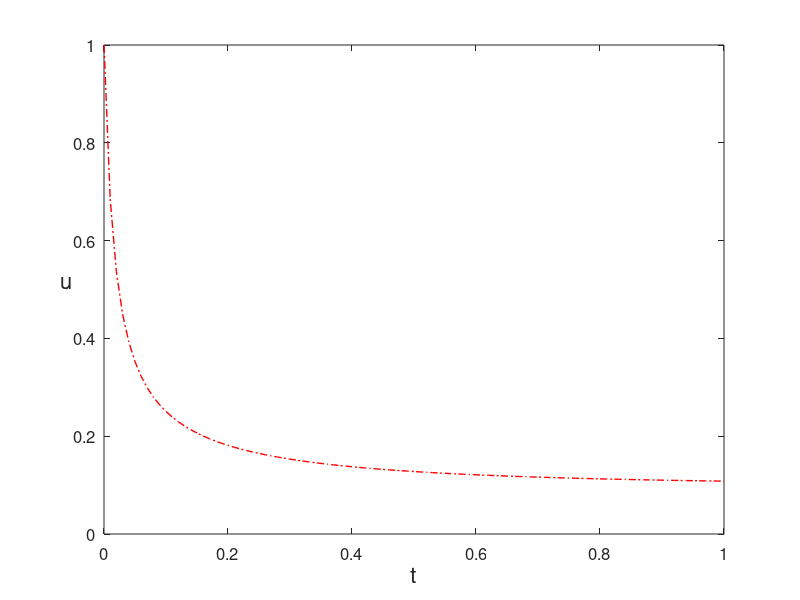

MATLAB code to generate this figure:
% BackEuler2.m
% Backward Euler Method for Nonlinear ODE:
% u'(t)=-100*u^3+sin(u) in [0,1]
% Initial condition: u(0)=1.
clear all
h=0.01;
x=0:h:1;
N=length(x)-1;
u(1)=1;
NI(N)=0;       % Record the number of iterations
for n=1:N
    % Newton iteration
    X(1)=u(n); tol=1.0e-8;
    for k=1:100
        X(k+1)=X(k)-(X(k)+100*h*X(k)^3-h*sin(X(k))-u(n))./(1+300*h*X(k)^2-h*cos(X(k)));
        NI(n)=NI(n)+1;
        if abs(X(k+1)-X(k))<tol
            u(n+1)=X(k+1);
            break
        end
    end
end
plot(x,u,'r-.', 'LineWidth',1)
set(gca,'fontsize',12)
xlabel('t','fontsize', 16), ylabel('u','fontsize',16,'Rotation',0)

% print -dpng -r600  BackEuler2.png
